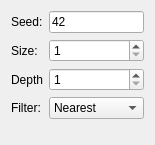
<?xml version="1.0" encoding="UTF-8"?>
<ui version="4.0">
 <class>LayeredNoise2d</class>
 <widget class="QWidget" name="LayeredNoise2d">
  <property name="geometry">
   <rect>
    <x>0</x>
    <y>0</y>
    <width>155</width>
    <height>145</height>
   </rect>
  </property>
  <property name="windowTitle">
   <string>Form</string>
  </property>
  <layout class="QFormLayout" name="formLayout">
   <item row="0" column="0">
    <widget class="QLabel" name="label">
     <property name="text">
      <string>Seed:</string>
     </property>
    </widget>
   </item>
   <item row="0" column="1">
    <widget class="QLineEdit" name="seed">
     <property name="sizePolicy">
      <sizepolicy hsizetype="Preferred" vsizetype="Fixed">
       <horstretch>0</horstretch>
       <verstretch>0</verstretch>
      </sizepolicy>
     </property>
     <property name="inputMask">
      <string>9000000; </string>
     </property>
     <property name="text">
      <string>42</string>
     </property>
    </widget>
   </item>
   <item row="1" column="0">
    <widget class="QLabel" name="label_2">
     <property name="text">
      <string>Size:</string>
     </property>
    </widget>
   </item>
   <item row="4" column="1">
    <widget class="QComboBox" name="filter">
     <item>
      <property name="text">
       <string>Nearest</string>
      </property>
     </item>
     <item>
      <property name="text">
       <string>Bilinear</string>
      </property>
     </item>
     <item>
      <property name="text">
       <string>Cosine</string>
      </property>
     </item>
    </widget>
   </item>
   <item row="4" column="0">
    <widget class="QLabel" name="label_3">
     <property name="text">
      <string>Filter:</string>
     </property>
    </widget>
   </item>
   <item row="3" column="0">
    <widget class="QLabel" name="label_4">
     <property name="text">
      <string>Depth</string>
     </property>
    </widget>
   </item>
   <item row="3" column="1">
    <widget class="QSpinBox" name="depth">
     <property name="buttonSymbols">
      <enum>QAbstractSpinBox::UpDownArrows</enum>
     </property>
     <property name="minimum">
      <number>1</number>
     </property>
     <property name="maximum">
      <number>1024</number>
     </property>
    </widget>
   </item>
   <item row="1" column="1">
    <widget class="QSpinBox" name="size">
     <property name="minimum">
      <number>1</number>
     </property>
     <property name="maximum">
      <number>10000</number>
     </property>
    </widget>
   </item>
  </layout>
 </widget>
 <resources/>
 <connections/>
</ui>
